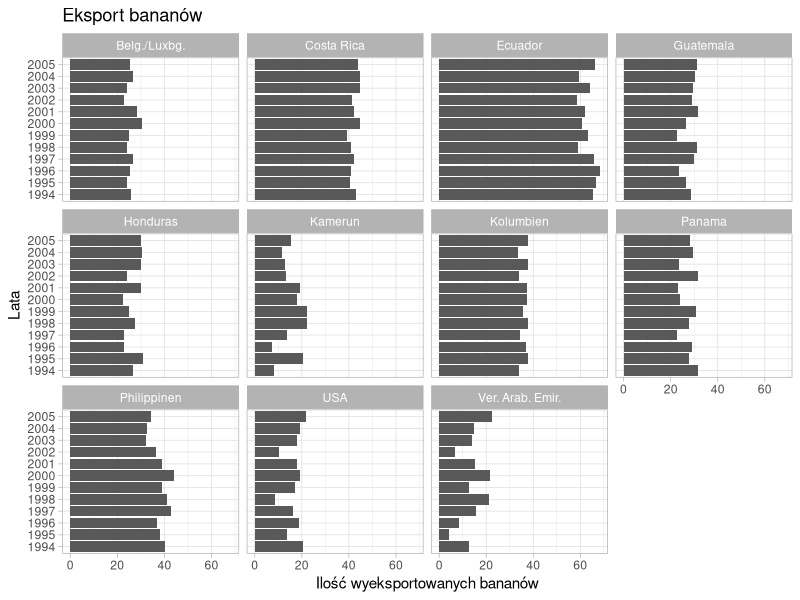

This figure's R source:
## ---- chunk 1
knitr::opts_chunk$set(echo = TRUE)
library(dplyr)
library(ggplot2)
## ---- chunk 2

countries <- c(
  rep("Ecuador", 12),
  rep("Philippinen", 12),
  rep("Costa Rica", 12),
  rep("Kolumbien", 12),
  rep("Guatemala", 12),
  rep("Belg./Luxbg.", 12),
  rep("Honduras", 12),
  rep("USA", 12),
  rep("Ver. Arab. Emir.", 12),
  rep("Panama", 12),
  rep("Kamerun", 12)
)

years <-
  rep(
    c(
      "1994",
      "1995",
      "1996",
      "1997",
      "1998",
      "1999",
      "2000",
      "2001",
      "2002",
      "2003",
      "2004",
      "2005"
    ),
    11
  )

quantities <- c(
  # ecuador
  sample(3000000:5000000, 12),
  
  # philippinen
  sample(1000000:2000000, 12),
  
  # costa rica
  sample(1500000:2000000, 12),
  
  #kolumbien
  sample(1000000:1500000, 12),
  
  #guatemala
  sample(500000:1000000, 12),
  
  #belg
  sample(500000:1000000, 12),
  
  #honduras
  sample(500000:1000000, 12),
  
  #usa
  sample(500000:500000, 12),
  
  #ver
  sample(0:500000, 12),
  
  #panama
  sample(500000:1000000, 12),
  
  #kamerun
  sample(0:500000, 12)
)

frame <- data.frame(
  countries = countries,
  years = years,
  quantities = sqrt(quantities / 1000)
)

options(scipen = 999)

frame %>%
  ggplot(aes(x = years, y = quantities)) +
  geom_bar(stat = "identity", position = "dodge") +
  coord_flip() +
  facet_wrap(~ countries) +
  theme_light() +
  labs(
    title = "Eksport bananów",
    x = "Lata",
    y = "Ilość wyeksportowanych bananów"
  )

